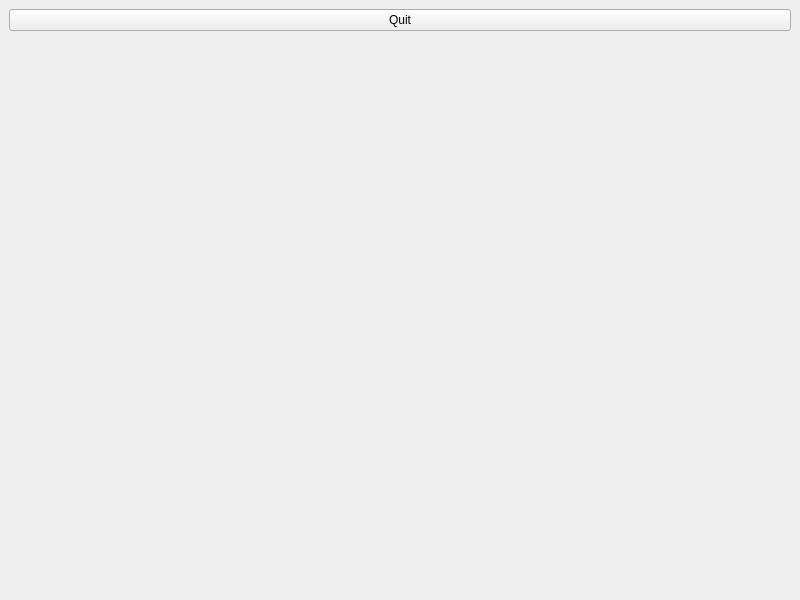
<?xml version="1.0" encoding="UTF-8"?>
<ui version="4.0">
 <class>MainWindow</class>
 <widget class="QMainWindow" name="MainWindow">
  <property name="geometry">
   <rect>
    <x>0</x>
    <y>0</y>
    <width>800</width>
    <height>600</height>
   </rect>
  </property>
  <property name="windowTitle">
   <string>MainWindow</string>
  </property>
  <widget class="QWidget" name="centralwidget">
   <layout class="QVBoxLayout" name="verticalLayout_2">
    <item>
     <widget class="QPushButton" name="btn_quit">
      <property name="text">
       <string>Quit</string>
      </property>
     </widget>
    </item>
    <item>
     <widget class="QStackedWidget" name="_my_stack">
      <widget class="QWidget" name="page"/>
      <widget class="QWidget" name="page_2"/>
     </widget>
    </item>
   </layout>
  </widget>
 </widget>
 <resources/>
 <connections>
  <connection>
   <sender>btn_quit</sender>
   <signal>clicked()</signal>
   <receiver>MainWindow</receiver>
   <slot>close()</slot>
   <hints>
    <hint type="sourcelabel">
     <x>19</x>
     <y>41</y>
    </hint>
    <hint type="destinationlabel">
     <x>20</x>
     <y>95</y>
    </hint>
   </hints>
  </connection>
 </connections>
</ui>
